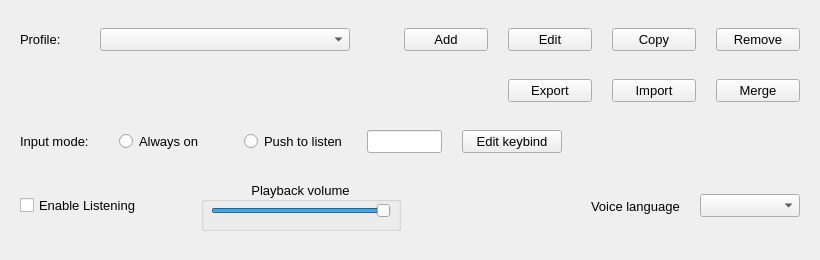
<?xml version="1.0" encoding="UTF-8"?>
<ui version="4.0">
 <class>MainWidget</class>
 <widget class="QWidget" name="MainWidget">
  <property name="geometry">
   <rect>
    <x>0</x>
    <y>0</y>
    <width>820</width>
    <height>260</height>
   </rect>
  </property>
  <property name="sizePolicy">
   <sizepolicy hsizetype="Preferred" vsizetype="Minimum">
    <horstretch>0</horstretch>
    <verstretch>0</verstretch>
   </sizepolicy>
  </property>
  <property name="minimumSize">
   <size>
    <width>0</width>
    <height>260</height>
   </size>
  </property>
  <property name="font">
   <font>
    <pointsize>10</pointsize>
   </font>
  </property>
  <property name="windowTitle">
   <string>LinVAM</string>
  </property>
  <layout class="QGridLayout" name="gridLayout_2">
   <property name="leftMargin">
    <number>20</number>
   </property>
   <property name="topMargin">
    <number>20</number>
   </property>
   <property name="rightMargin">
    <number>20</number>
   </property>
   <property name="bottomMargin">
    <number>20</number>
   </property>
   <property name="spacing">
    <number>20</number>
   </property>
   <item row="3" column="0">
    <layout class="QHBoxLayout" name="horizontalLayout_3">
     <property name="spacing">
      <number>20</number>
     </property>
     <item>
      <spacer name="horizontalSpacer_3">
       <property name="orientation">
        <enum>Qt::Orientation::Horizontal</enum>
       </property>
       <property name="sizeHint" stdset="0">
        <size>
         <width>40</width>
         <height>20</height>
        </size>
       </property>
      </spacer>
     </item>
     <item>
      <widget class="QPushButton" name="exportBtn">
       <property name="minimumSize">
        <size>
         <width>84</width>
         <height>0</height>
        </size>
       </property>
       <property name="toolTip">
        <string>Export profiles file</string>
       </property>
       <property name="text">
        <string>Export</string>
       </property>
      </widget>
     </item>
     <item>
      <widget class="QPushButton" name="importBtn">
       <property name="minimumSize">
        <size>
         <width>84</width>
         <height>0</height>
        </size>
       </property>
       <property name="toolTip">
        <string>Import profiles file.
CAUTION! This will override all existing profiles.</string>
       </property>
       <property name="text">
        <string>Import</string>
       </property>
      </widget>
     </item>
     <item>
      <widget class="QPushButton" name="mergeBtn">
       <property name="minimumSize">
        <size>
         <width>84</width>
         <height>0</height>
        </size>
       </property>
       <property name="toolTip">
        <string>Merge profiles from file with already existing profiles.</string>
       </property>
       <property name="text">
        <string>Merge</string>
       </property>
      </widget>
     </item>
    </layout>
   </item>
   <item row="1" column="0">
    <layout class="QHBoxLayout" name="horizontalLayout">
     <property name="spacing">
      <number>20</number>
     </property>
     <item>
      <widget class="QLabel" name="label">
       <property name="sizePolicy">
        <sizepolicy hsizetype="Fixed" vsizetype="Preferred">
         <horstretch>0</horstretch>
         <verstretch>0</verstretch>
        </sizepolicy>
       </property>
       <property name="minimumSize">
        <size>
         <width>60</width>
         <height>0</height>
        </size>
       </property>
       <property name="text">
        <string>Profile:</string>
       </property>
      </widget>
     </item>
     <item>
      <widget class="QComboBox" name="profileCbx">
       <property name="minimumSize">
        <size>
         <width>250</width>
         <height>0</height>
        </size>
       </property>
       <property name="maxVisibleItems">
        <number>100</number>
       </property>
      </widget>
     </item>
     <item>
      <spacer name="horizontalSpacer_4">
       <property name="orientation">
        <enum>Qt::Orientation::Horizontal</enum>
       </property>
       <property name="sizeHint" stdset="0">
        <size>
         <width>40</width>
         <height>20</height>
        </size>
       </property>
      </spacer>
     </item>
     <item>
      <widget class="QPushButton" name="addBut">
       <property name="minimumSize">
        <size>
         <width>84</width>
         <height>0</height>
        </size>
       </property>
       <property name="text">
        <string>Add</string>
       </property>
      </widget>
     </item>
     <item>
      <widget class="QPushButton" name="editBut">
       <property name="minimumSize">
        <size>
         <width>84</width>
         <height>0</height>
        </size>
       </property>
       <property name="text">
        <string>Edit</string>
       </property>
      </widget>
     </item>
     <item>
      <widget class="QPushButton" name="copyBut">
       <property name="minimumSize">
        <size>
         <width>84</width>
         <height>0</height>
        </size>
       </property>
       <property name="toolTip">
        <string>Copy currently selected profile</string>
       </property>
       <property name="text">
        <string>Copy</string>
       </property>
      </widget>
     </item>
     <item>
      <widget class="QPushButton" name="removeBut">
       <property name="minimumSize">
        <size>
         <width>84</width>
         <height>0</height>
        </size>
       </property>
       <property name="text">
        <string>Remove</string>
       </property>
      </widget>
     </item>
    </layout>
   </item>
   <item row="5" column="0">
    <layout class="QHBoxLayout" name="horizontalLayout_2">
     <property name="spacing">
      <number>20</number>
     </property>
     <item>
      <widget class="QCheckBox" name="listeningChk">
       <property name="text">
        <string>Enable Listening</string>
       </property>
      </widget>
     </item>
     <item>
      <spacer name="horizontalSpacer_2">
       <property name="orientation">
        <enum>Qt::Orientation::Horizontal</enum>
       </property>
       <property name="sizeType">
        <enum>QSizePolicy::Policy::Minimum</enum>
       </property>
       <property name="sizeHint" stdset="0">
        <size>
         <width>40</width>
         <height>5</height>
        </size>
       </property>
      </spacer>
     </item>
     <item>
      <widget class="QGroupBox" name="groupBox">
       <property name="sizePolicy">
        <sizepolicy hsizetype="Preferred" vsizetype="Minimum">
         <horstretch>0</horstretch>
         <verstretch>0</verstretch>
        </sizepolicy>
       </property>
       <property name="minimumSize">
        <size>
         <width>200</width>
         <height>50</height>
        </size>
       </property>
       <property name="title">
        <string>Playback volume</string>
       </property>
       <property name="alignment">
        <set>Qt::AlignmentFlag::AlignCenter</set>
       </property>
       <widget class="QSlider" name="sliderVolume">
        <property name="geometry">
         <rect>
          <x>10</x>
          <y>20</y>
          <width>180</width>
          <height>20</height>
         </rect>
        </property>
        <property name="sizePolicy">
         <sizepolicy hsizetype="Fixed" vsizetype="Fixed">
          <horstretch>0</horstretch>
          <verstretch>0</verstretch>
         </sizepolicy>
        </property>
        <property name="toolTip">
         <string>Change voice volume</string>
        </property>
        <property name="maximum">
         <number>100</number>
        </property>
        <property name="value">
         <number>100</number>
        </property>
        <property name="orientation">
         <enum>Qt::Orientation::Horizontal</enum>
        </property>
       </widget>
      </widget>
     </item>
     <item>
      <spacer name="horizontalSpacer">
       <property name="orientation">
        <enum>Qt::Orientation::Horizontal</enum>
       </property>
       <property name="sizeType">
        <enum>QSizePolicy::Policy::Expanding</enum>
       </property>
       <property name="sizeHint" stdset="0">
        <size>
         <width>20</width>
         <height>5</height>
        </size>
       </property>
      </spacer>
     </item>
     <item>
      <widget class="QLabel" name="label_2">
       <property name="text">
        <string>Voice language</string>
       </property>
      </widget>
     </item>
     <item>
      <widget class="QComboBox" name="languageCbx">
       <property name="minimumSize">
        <size>
         <width>100</width>
         <height>0</height>
        </size>
       </property>
       <property name="editable">
        <bool>false</bool>
       </property>
      </widget>
     </item>
    </layout>
   </item>
   <item row="4" column="0">
    <layout class="QHBoxLayout" name="horizontalLayout_4">
     <item>
      <widget class="QLabel" name="label_3">
       <property name="text">
        <string>Input mode:</string>
       </property>
      </widget>
     </item>
     <item>
      <spacer name="horizontalSpacer_7">
       <property name="orientation">
        <enum>Qt::Orientation::Horizontal</enum>
       </property>
       <property name="sizeType">
        <enum>QSizePolicy::Policy::Fixed</enum>
       </property>
       <property name="sizeHint" stdset="0">
        <size>
         <width>10</width>
         <height>20</height>
        </size>
       </property>
      </spacer>
     </item>
     <item>
      <widget class="QRadioButton" name="rbAlways">
       <property name="text">
        <string>Always on</string>
       </property>
      </widget>
     </item>
     <item>
      <spacer name="horizontalSpacer_6">
       <property name="orientation">
        <enum>Qt::Orientation::Horizontal</enum>
       </property>
       <property name="sizeType">
        <enum>QSizePolicy::Policy::Fixed</enum>
       </property>
       <property name="sizeHint" stdset="0">
        <size>
         <width>20</width>
         <height>20</height>
        </size>
       </property>
      </spacer>
     </item>
     <item>
      <widget class="QRadioButton" name="rbPushToListen">
       <property name="text">
        <string>Push to listen</string>
       </property>
      </widget>
     </item>
     <item>
      <widget class="QLineEdit" name="pushToListenHotkey">
       <property name="sizePolicy">
        <sizepolicy hsizetype="Fixed" vsizetype="Fixed">
         <horstretch>0</horstretch>
         <verstretch>0</verstretch>
        </sizepolicy>
       </property>
       <property name="maximumSize">
        <size>
         <width>75</width>
         <height>16777215</height>
        </size>
       </property>
       <property name="toolTip">
        <string>Keybind for listening for commands when using Push to listen input mode</string>
       </property>
       <property name="alignment">
        <set>Qt::AlignmentFlag::AlignCenter</set>
       </property>
       <property name="readOnly">
        <bool>true</bool>
       </property>
      </widget>
     </item>
     <item>
      <widget class="QPushButton" name="btnEditKeybind">
       <property name="minimumSize">
        <size>
         <width>100</width>
         <height>0</height>
        </size>
       </property>
       <property name="toolTip">
        <string>Edit keybind for push to listen input mode</string>
       </property>
       <property name="text">
        <string>Edit keybind</string>
       </property>
      </widget>
     </item>
     <item>
      <spacer name="horizontalSpacer_5">
       <property name="orientation">
        <enum>Qt::Orientation::Horizontal</enum>
       </property>
       <property name="sizeHint" stdset="0">
        <size>
         <width>40</width>
         <height>20</height>
        </size>
       </property>
      </spacer>
     </item>
    </layout>
   </item>
  </layout>
 </widget>
 <resources/>
 <connections/>
</ui>
